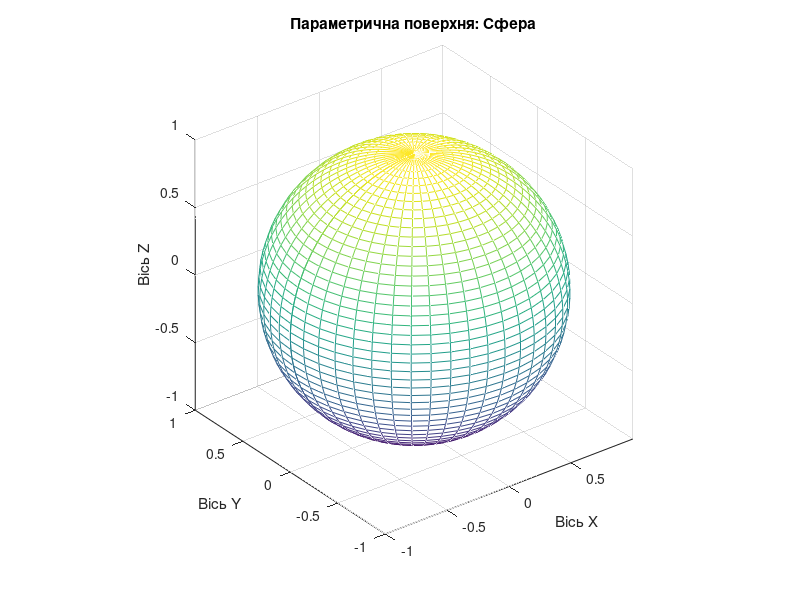

Write the MATLAB code that produced this figure.
a_vec = linspace(-pi, pi, 50);      % альфа від -pi до pi
b_vec = linspace(-pi/2, pi/2, 50);  % бета від -pi/2 до pi/2

[alpha, beta] = meshgrid(a_vec, b_vec);

X = cos(alpha) .* cos(beta);
Y = sin(alpha) .* cos(beta);
Z = sin(beta);

% Будуємо поверхню
figure;
mesh(X, Y, Z); % Малює "сітчасту" поверхню

title('Параметрична поверхня: Сфера');
xlabel('Вісь X');
ylabel('Вісь Y');
zlabel('Вісь Z');
axis equal; % Щоб сфера не була сплюснутою, а виглядала як куля
grid on;
